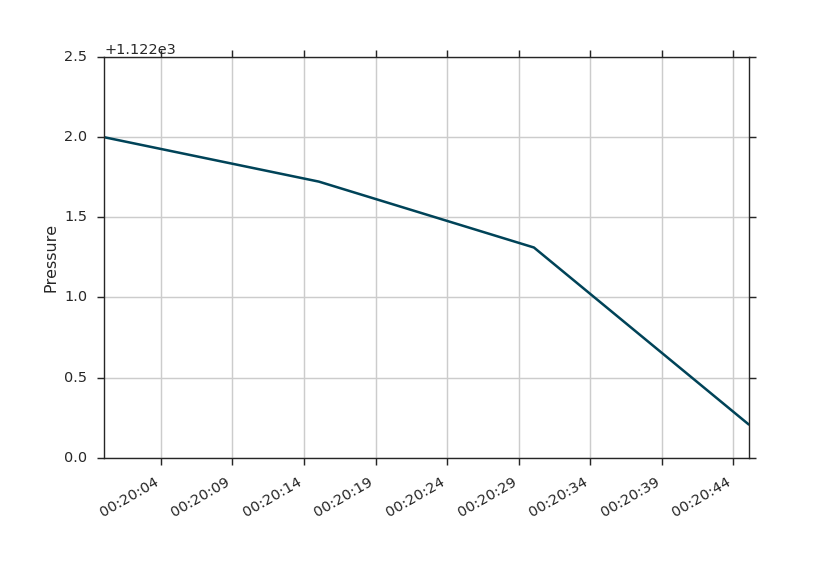

Generate this figure with Python:
from os import path

import matplotlib.dates as mdates
import numpy as np
import viscid
from viscid.plot import vpyplot as vlt
from matplotlib import pyplot as plt


viscid.readers.openggcm.GGCMFile.read_log_file = True
viscid.readers.openggcm.GGCMGrid.mhd_to_gse_on_read = 'auto'


f2d = viscid.load_file(path.join(viscid.sample_dir, 'sample_xdmf.py_0.xdmf'))

ntimes = f2d.nr_times()
t = [None] * ntimes
pressure = np.zeros((ntimes,), dtype='f4')

for i, grid in enumerate(f2d.iter_times()):
    t[i] = grid.time_as_datetime()
    pressure[i] = grid['pp']['x=10.0j, y=0.0j, z=0.0j']
plt.plot(t, pressure)
plt.ylabel('Pressure')

dateFmt = mdates.DateFormatter('%H:%M:%S')
# dateFmt = mdates.DateFormatter('%Y-%m-%d %H:%M:%S')
plt.gca().xaxis.set_major_formatter(dateFmt)
plt.gcf().autofmt_xdate()
plt.gca().grid(True)

plt.show()
